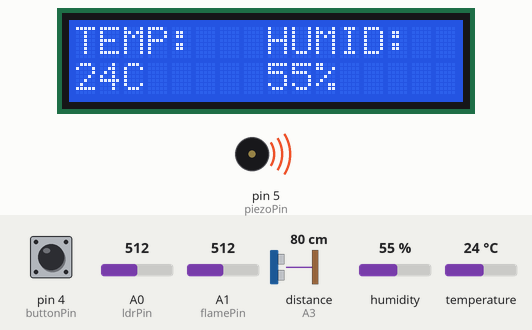
The sketch below on a simulated Arduino Uno, built with avr-gcc and run on an emulated ATmega328P. Parts: 16×2 character LCD, buzzer (waves = sounding, pin HIGH). Wiring (inferred from the names in the program): ultrasonic range finder: trigger A2; echo A3. The inputs (shaded band) are chosen by the test bench; at power-on: A1 (flamePin) = 512, humidity 55 %, temperature 24 °C, pin 4 (buttonPin) LOW, A0 (ldrPin) = 512, distance to the obstacle (sensor on A3) 80 cm. The echo pulse lasts 58.3 µs per cm; the modem accepts every AT command (registered, SIM ready, sends succeed) and sends nothing else; pins used as bus, display or sensor lines are not drawn; what the sketch prints to the serial monitor is not drawn.

Above: at 6.2 s.
6.3 s: A1 (flamePin) set to 412
8.6 s: A1 (flamePin) set to 390
At 10.6 s:
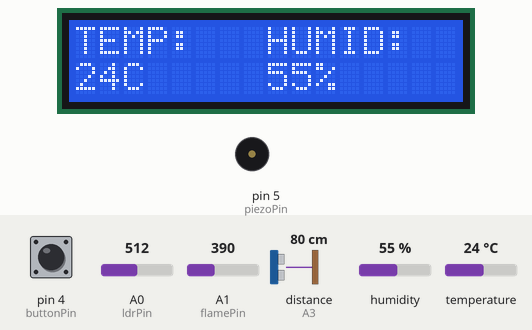
11.2 s: humidity set to 22 %
At 12.4 s:
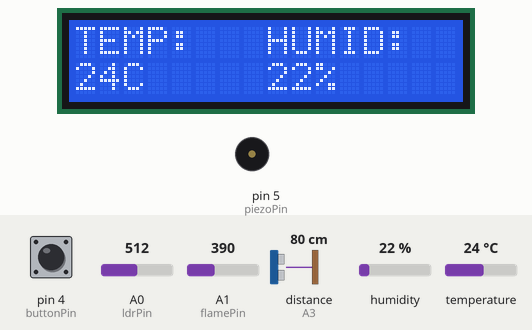
13.5 s: temperature set to 12 °C
At 15.5 s:
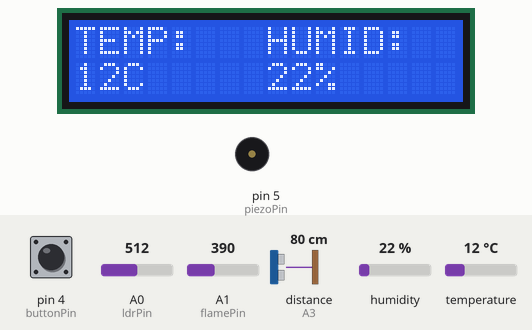
15.8 s: humidity set to 40 %
At 17.5 s:
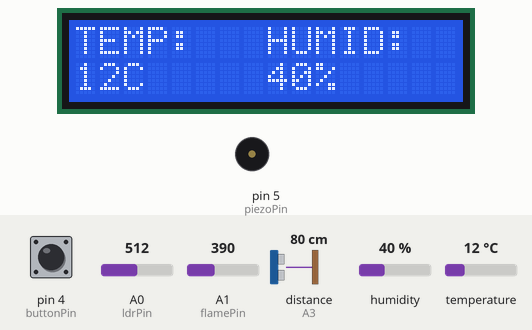
18.1 s: temperature set to 19 °C
At 19.4 s:
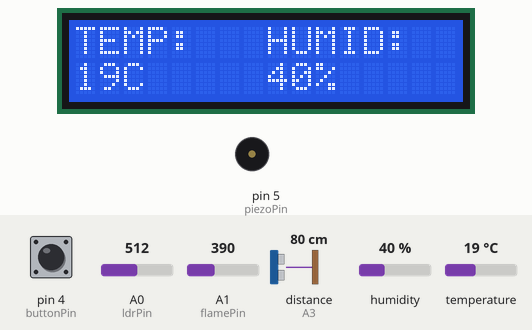
Timing chart, 0 to 21.1 s (numbered marks = the images above; inputs shaded):
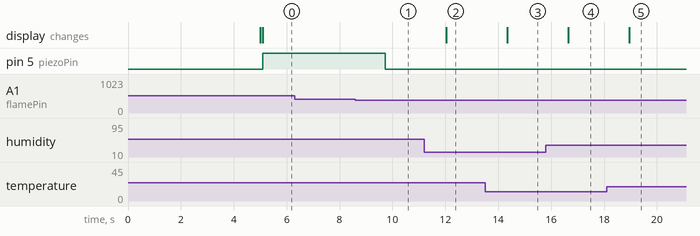

The sketch:

ThirdEye.ino
```cpp
/*
  Acedmic Project : The THirdEye: A Smart Home Monitoring System
  created 2019
  by A K M Nazmul Hasan
 */
#include <DHT.h>
#include <LiquidCrystal.h>
#include <SoftwareSerial.h>
#define RX 2
#define TX 3
String AP = "NAZMUL";       // CHANGE ME
String PASS = "3068073675"; // CHANGE ME
String HOST = "3217.000webhostapp.com";
String PORT = "80";
int countTrueCommand;
int countTimeCommand;
boolean found = false;
SoftwareSerial esp8266(RX,TX);

// constants won't change. They're used here to set pin numbers:
const int ldrPin = A0;  // the number of LDR probe pin
const int dhtPin = 6;  // the number of DHT11 humidity sensor pin
const int buttonPin = 4;  // the number of alarm stop button pin
const int piezoPin = 5; // the number of piezo buzzer pin
const int trigPin = A2;
const int echoPin = A3;
bool snoozeStatus=false;  // variable for storing the status of current snooze status
int buttonState = 0;  // variable for reading the pushbutton status
const int flamePin = A1; // the number of flame sensor
int intensityThreshold = 65;  // variable for light intensity threshold
int minIntensity = 1023;  // minimum LDR value
int maxIntensity = 0; // maximum LDR value
int lightIntensity = 0; // variable for reading light intensity
int flameValue = 0; //variable for reading flame sensor value
int temperaturePostValue=0;
int humidityPostValue=0;
int flamePostValue=0;
int alarmPostValue=0;
int lightPostValue=0;
int motionPostValue=0;
long duration,inches, cm;;
int distance;

#define DHTTYPE DHT11   // DHT 11 Type selection to use library
// Initialize DHT sensor.
DHT dht(dhtPin, DHTTYPE);
// initialize the library by associating any needed LCD interface pin
// with the arduino pin number it is connected to
const int rs = 7, en = 8, d4 = 9, d5 = 10, d6 = 11, d7 = 12;
LiquidCrystal lcd(rs, en, d4, d5, d6, d7);

void initWifi()
{
  esp8266.begin(115200);
   // Print a message to the LCD.

  sendCommand("AT+RST",5,"OK");
  sendCommand("AT+CWMODE=3",5,"OK");
  sendCommand("AT+CWJAP=\""+ AP +"\",\""+ PASS +"\"",20,"OK");

  }

// sensor calibration function
void sensorCalibrarion()
{
  // Calibrate LDR value for 5 seconds to get more accuracy
  while (millis() < 5000) {
    lightIntensity = analogRead(ldrPin);
    // record the maximum LDR value
    if (lightIntensity > maxIntensity) {
      maxIntensity = lightIntensity;
    }
    // record the minimum LDR value
    if (lightIntensity < minIntensity) {
      minIntensity = lightIntensity;
    }
  }
}

void postToServer()
{

 //String params=(String)temperaturePostValue + ":" + (String)lightPostValue + ":" ;
   String getData= "GET /postData.php?t="+ (String)temperaturePostValue;
   getData=getData+"&l=" + (String)lightPostValue + "&f=" + (String)flamePostValue ;
   getData=getData+"&a=" + (String)alarmPostValue + "&m=" + (String)motionPostValue + "&h=" + (String)humidityPostValue;
   getData=getData+" HTTP/1.1\r\n";
   getData=getData+"Host: " + HOST + "\r\n";

sendCommand("AT+CIPMUX=1",2,"OK");
// printResponse();
 sendCommand("AT+CIPSTART=0,\"TCP\",\""+ HOST +"\","+ PORT,3,"OK");


 sendCommand("AT+CIPSEND=0," +String(getData.length()+4),6,">");
 getData= "GET /postData.php?t="+ (String)temperaturePostValue;
   getData=getData+"&l=" + (String)lightPostValue + "&f=" + (String)flamePostValue ;
   getData=getData+"&a=" + (String)alarmPostValue + "&m=" +
   (String)motionPostValue + "&h=" + (String)humidityPostValue;
   getData=getData+" HTTP/1.1\r\n";
   getData=getData+"Host: " + HOST + "\r\n";

 esp8266.println(getData);
 //printResponse();
 countTrueCommand++;
 sendCommand("AT+CIPCLOSE=0",5,"OK");

  }

void sendCommand(String command, int maxTime, char readReplay[]) {
  Serial.print(countTrueCommand);
  Serial.print(". at command => ");
  Serial.print(command);
  Serial.println(" ");


  while(countTimeCommand < (maxTime*1))
  {
    //buttonState = digitalRead(buttonPin);
  //if (buttonState == HIGH) {
   // snoozeStatus=true;
    //digitalWrite(piezoPin,LOW);
    // alarmPostValue=0;

 // }
    esp8266.println(command);//at+cipsend
 //delay(100);
    if(esp8266.find(readReplay))//ok
    {
      found = true;
      break;
    }

    countTimeCommand++;
  }

  if(found == true)
  {
    Serial.println("YES");
    countTrueCommand++;
    countTimeCommand = 0;
  }

  if(found == false)
  {
    Serial.println("NO");
    countTrueCommand = 0;
    countTimeCommand = 0;
  }

  found = false;

 }
void setup() {
  // Begin the serial output
  Serial.begin(9600);
  // initialize the LDR pin as an input:
  pinMode(ldrPin, INPUT);
  // initialize the piezzo Buzzer pin as an output:
  pinMode(piezoPin,OUTPUT);
  // initialize the pushbutton pin as an input:
  pinMode(buttonPin, INPUT);

  pinMode(trigPin, OUTPUT); // Sets the trigPin as an Output
pinMode(echoPin, INPUT); // Sets the echoPin as an Input
    dht.begin();
    // set up the LCD's number of columns and rows:
    lcd.begin(16, 2);
   // Print a message to the LCD.
    lcd.print("Init ThirdEye...");
    sensorCalibrarion();
 lcd.clear();
  initWifi();
  lcd.clear();
  lcd.print("TEMP:   HUMID:   ");

}

void loop() {

  // read the state of the pushbutton value:
  buttonState = digitalRead(buttonPin);
  lightIntensity = analogRead(ldrPin);
   flameValue = analogRead(flamePin);
  //map LDR value to keep in range 0-255
  lightIntensity = map(lightIntensity, minIntensity, maxIntensity, 0, 255);
  // if the LDR value is beyond the range 0-1023, keep it to 0-255
  lightIntensity = constrain(lightIntensity, 0, 255);

  // Reading temperature or humidity takes about 250 milliseconds!
  // Sensor readings may also be up to 2 seconds 'old' (its a very slow sensor)
  humidityPostValue = dht.readHumidity();
  // Read temperature as Celsius (the default)
  temperaturePostValue = dht.readTemperature();
  // Read temperature as Fahrenheit (isFahrenheit = true)
  int f = dht.readTemperature(true);

  // Check if any reads failed and exit early (to try again).
  if (isnan(humidityPostValue) || isnan(temperaturePostValue) || isnan(f)) {
    Serial.println(F("Failed to read from DHT sensor!"));
    return;
  }

// (note: line 1 is the second row, since counting begins with 0):
  lcd.setCursor(0, 1);
  lcd.print(temperaturePostValue);
  lcd.print("C");
  lcd.setCursor(5,1);
  lcd.print("      ");
   lcd.setCursor(8,1);
  lcd.print(humidityPostValue);
   lcd.print("%");


 // Clears the trigPin
digitalWrite(trigPin, LOW);
delayMicroseconds(2);

// Sets the trigPin on HIGH state for 10 micro seconds
digitalWrite(trigPin, HIGH);
delayMicroseconds(2);
digitalWrite(trigPin, LOW);

// Reads the echoPin, returns the sound wave travel time in microseconds
duration = pulseIn(echoPin, HIGH);

// convert the time into a distance
  inches = microsecondsToInches(duration);
  cm = microsecondsToCentimeters(duration);

 motionPostValue=0;

if(inches < 200)
{
  motionPostValue=1;
  }
  Serial.println(motionPostValue);
    alarmPostValue=0;

  if(lightIntensity>intensityThreshold)
  {
    lightPostValue=1;
    }
    else
    {
      lightPostValue=0;
      }
     alarmPostValue=0;
  if(flameValue > 400) {
    // check if snooze status is set

    flamePostValue=1;

     triggerAlarm();
    if (buttonState == HIGH) {
    alarmPostValue=1;
  }

    }
    else {
      flamePostValue=0;

      // else false
      snoozeStatus=false;
      digitalWrite(piezoPin,LOW);
    }
postToServer();
delay(1000);

}

long microsecondsToInches(long microseconds) {

  return microseconds / 74 / 2;
}

long microsecondsToCentimeters(long microseconds) {

  return microseconds / 29 / 2;
}

void triggerAlarm()
{

  digitalWrite(piezoPin,HIGH);

  }
```

Measured:
- the behaviour switches between 401 and 400 on A1 (flamePin) (found by bisection; images 0 and 1)
- after the input at 6.3 s, every drawn part: stays the same
- after the input at 8.6 s, pin 5 (piezoPin): HIGH → LOW after 1.1 s
- after the input at 11.2 s, the display: changes after 0.83 s (image 2)
- after the input at 13.5 s, the display: changes after 0.84 s (image 3)
- after the input at 15.8 s, the display: changes after 0.84 s (image 4)
- after the input at 18.1 s, the display: changes after 0.85 s (image 5)
